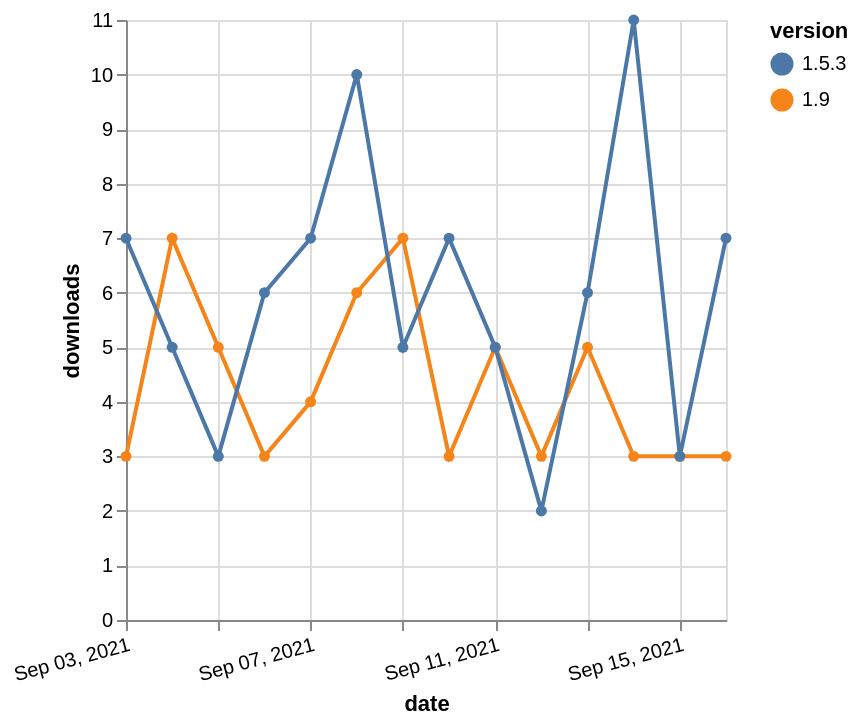

Describe this chart as a Vega-Lite specification.
### Vega-Lite specification from a JSON file in a GitHub repository (floating-point values rounded to 4 significant figures)
{"$schema": "https://vega.github.io/schema/vega-lite/v5.json", "description": "A simple bar chart with embedded data.", "data": {"values": [{"date": "2021-09-03", "total": 5880, "delta": 3, "version": "1.9"}, {"date": "2021-09-04", "total": 5887, "delta": 7, "version": "1.9"}, {"date": "2021-09-05", "total": 5892, "delta": 5, "version": "1.9"}, {"date": "2021-09-06", "total": 5895, "delta": 3, "version": "1.9"}, {"date": "2021-09-07", "total": 5899, "delta": 4, "version": "1.9"}, {"date": "2021-09-08", "total": 5905, "delta": 6, "version": "1.9"}, {"date": "2021-09-09", "total": 5912, "delta": 7, "version": "1.9"}, {"date": "2021-09-10", "total": 5915, "delta": 3, "version": "1.9"}, {"date": "2021-09-11", "total": 5920, "delta": 5, "version": "1.9"}, {"date": "2021-09-12", "total": 5923, "delta": 3, "version": "1.9"}, {"date": "2021-09-13", "total": 5928, "delta": 5, "version": "1.9"}, {"date": "2021-09-14", "total": 5931, "delta": 3, "version": "1.9"}, {"date": "2021-09-15", "total": 5934, "delta": 3, "version": "1.9"}, {"date": "2021-09-16", "total": 5937, "delta": 3, "version": "1.9"}, {"date": "2021-09-03", "total": 38882, "delta": 7, "version": "1.5.3"}, {"date": "2021-09-04", "total": 38887, "delta": 5, "version": "1.5.3"}, {"date": "2021-09-05", "total": 38890, "delta": 3, "version": "1.5.3"}, {"date": "2021-09-06", "total": 38896, "delta": 6, "version": "1.5.3"}, {"date": "2021-09-07", "total": 38903, "delta": 7, "version": "1.5.3"}, {"date": "2021-09-08", "total": 38913, "delta": 10, "version": "1.5.3"}, {"date": "2021-09-09", "total": 38918, "delta": 5, "version": "1.5.3"}, {"date": "2021-09-10", "total": 38925, "delta": 7, "version": "1.5.3"}, {"date": "2021-09-11", "total": 38930, "delta": 5, "version": "1.5.3"}, {"date": "2021-09-12", "total": 38932, "delta": 2, "version": "1.5.3"}, {"date": "2021-09-13", "total": 38938, "delta": 6, "version": "1.5.3"}, {"date": "2021-09-14", "total": 38949, "delta": 11, "version": "1.5.3"}, {"date": "2021-09-15", "total": 38952, "delta": 3, "version": "1.5.3"}, {"date": "2021-09-16", "total": 38959, "delta": 7, "version": "1.5.3"}]}, "width": "container", "mark": {"type": "line", "point": {"filled": true}}, "encoding": {"x": {"field": "date", "type": "temporal", "timeUnit": "yearmonthdate", "title": "date", "axis": {"labelAngle": -15}}, "y": {"field": "delta", "type": "quantitative", "title": "downloads"}, "color": {"field": "version", "type": "nominal"}, "tooltip": {"field": "delta"}}}
